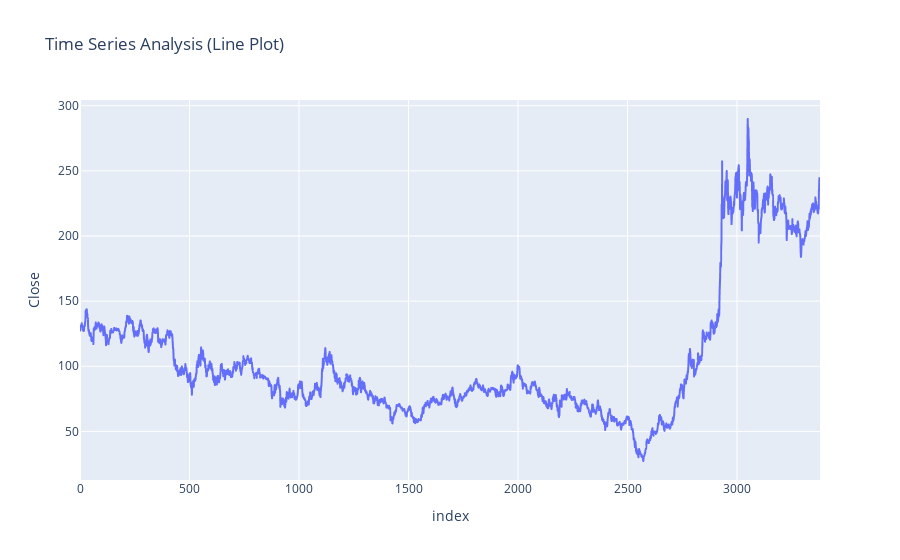

The notebook cell saved with this chart:
### Code cell
import plotly.express as px
figure = px.line(data, x = data.index, 
                 y = "Close", 
                 title = "Time Series Analysis (Line Plot)")
figure.show()

### Figure 1 — Plotly figure (JSON) as saved in the notebook; plotly's stock layout.template omitted (floating-point values rounded to 4 significant figures; data arrays with more than 128 entries replaced by an {"elided": "..."} marker saying what was removed)
{"data": [{"hovertemplate": "index=%{x}<br>Close=%{y}<extra></extra>", "legendgroup": "", "line": {"color": "#636efa", "dash": "solid"}, "marker": {"symbol": "circle"}, "mode": "lines", "name": "", "showlegend": false, "type": "scattergl", "x": {"elided": "3380 int values"}, "xaxis": "x", "y": {"elided": "3380 float values"}, "yaxis": "y"}], "layout": {"autosize": true, "legend": {"tracegroupgap": 0}, "title": {"text": "Time Series Analysis (Line Plot)"}, "xaxis": {"anchor": "y", "autorange": true, "domain": [0, 1], "range": [0, 3379], "title": {"text": "index"}, "type": "linear"}, "yaxis": {"anchor": "x", "autorange": true, "domain": [0, 1], "range": [12.72, 304.4], "title": {"text": "Close"}, "type": "linear"}}}
